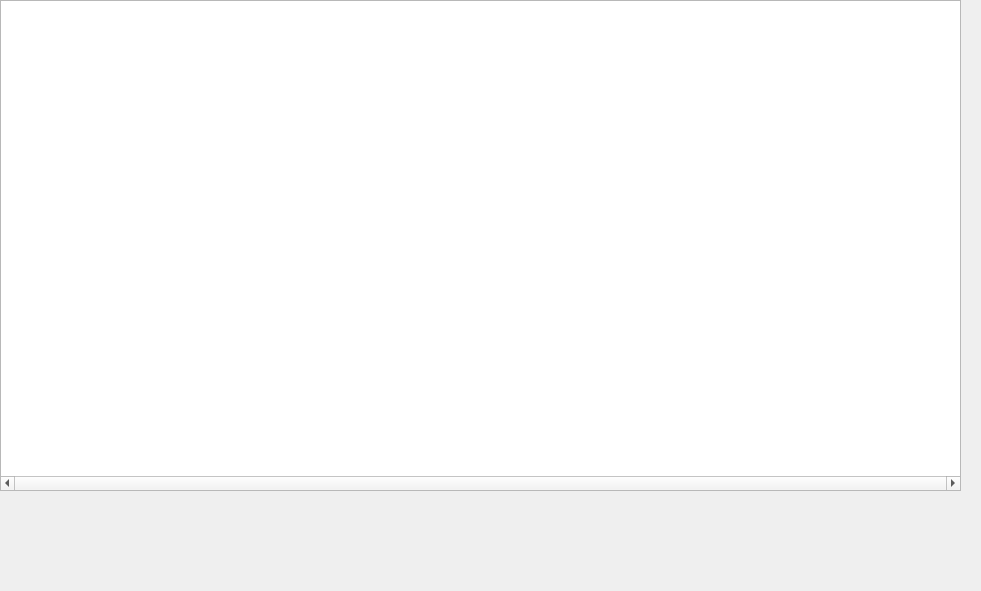
<?xml version="1.0" encoding="UTF-8"?>
<ui version="4.0">
 <class>ImageManager</class>
 <widget class="QWidget" name="ImageManager">
  <property name="geometry">
   <rect>
    <x>0</x>
    <y>0</y>
    <width>981</width>
    <height>591</height>
   </rect>
  </property>
  <property name="windowTitle">
   <string>Form</string>
  </property>
  <widget class="QTableWidget" name="tableWidget">
   <property name="geometry">
    <rect>
     <x>0</x>
     <y>0</y>
     <width>961</width>
     <height>491</height>
    </rect>
   </property>
   <property name="horizontalScrollBarPolicy">
    <enum>Qt::ScrollBarAlwaysOn</enum>
   </property>
   <property name="columnCount">
    <number>0</number>
   </property>
  </widget>
 </widget>
 <resources/>
 <connections/>
</ui>
